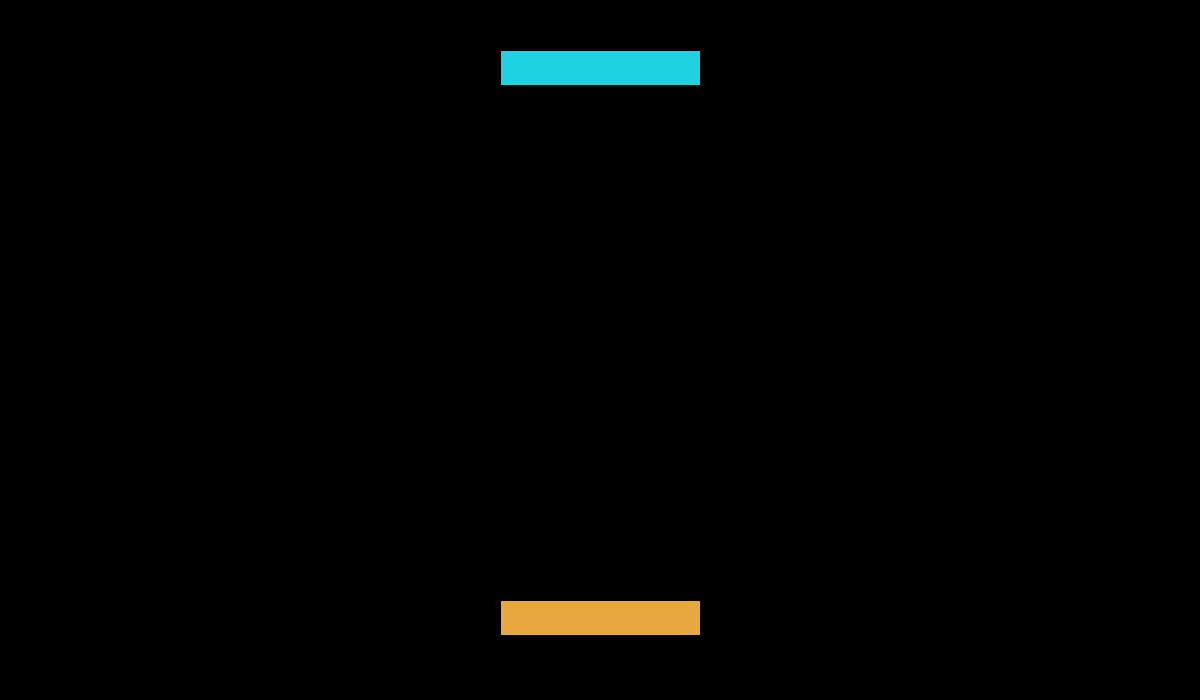
Frame 1 (no input)
Frame 60 (the mouse pressed at the canvas centre just before this capture): identical to frame 1, image omitted
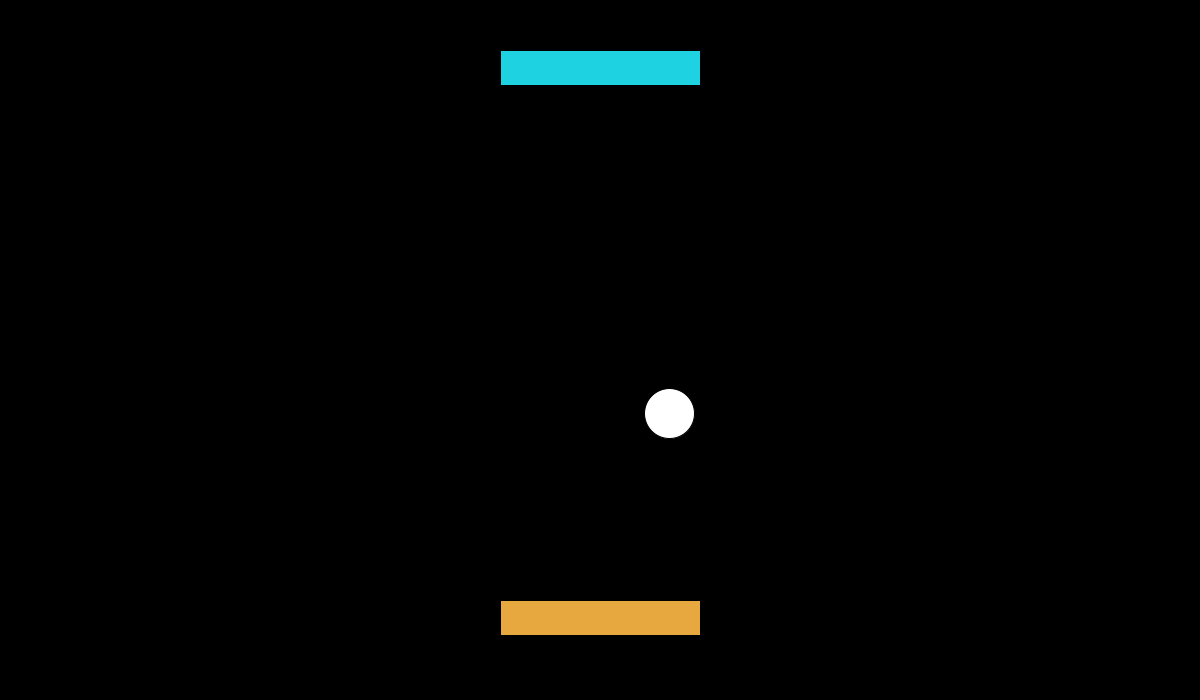
Frame 120 (the mouse held since frame 60 and released just before this capture)

The Processing sketch that drew these frames (run headless with seeded random() and noise(); from frame 60 on, the mouse is pressed at the canvas centre):

// Processing sketch: CartersPingPong
// ── CartersPingPong.pde
  //Varaibles
  ArrayList <Circle> myCircles=new ArrayList<Circle>();
  int xPos1 = 500;
  int yPos1 = 50;
  int xPos2 = 500;
  int yPos2 = 600;
  int x=25;
  int y=200;
  
  //Setup Background
void setup() {
  size(1200, 700);
}

//Basically the runner class
void draw(){
  //Sets up backgroud and paddles
  background(0, 0, 0);
  makeRect1();
  makeRect2();
  
 //Allows for the paddles to move
  keyPressed();
  
  //Spawns in Circles
   for (int i=0; i<myCircles.size(); i++) {
    myCircles.get(i).display();
  }
  
  
 
}



//Makes opponents paddle
void makeRect1(){
  fill(31, 210, 226);
   rect(500, 50, 200, 35);
}

//Makes players paddle
void makeRect2(){
  fill(230, 168, 63);
  rect(xPos2, yPos2, 200, 35);
}

//Allows player so move their paddle
void keyPressed(){
  if(keyCode==RIGHT){
    xPos2+=8;
  } else if(keyCode==LEFT){
    xPos2-=8;
  } 
 
}

//FIX SO THAT WHEN THE GAME STARTS, THE OPPONENT DROPS THE BALL
void mousePressed() {
  myCircles.add(new Circle());
}

class Circle {

  float x;
  float y;
  float xspeed=random(-3, 3);
  float yspeed=random(3);
  float velocity=.01;

  Circle() {
    this.x=mouseX;
    this.y=mouseY;
  }

  void display() {
    fill(255, 255, 255);
    ellipse(x, y, 50, 50);
    xspeed+=velocity;
    yspeed+=velocity;
    x+=xspeed;
    y+=yspeed;
    if (x>1180) {
      xspeed*=-1;
    } else if (x<25) {
      xspeed*=-1;
    } else{
    }
  }

  
 

}
